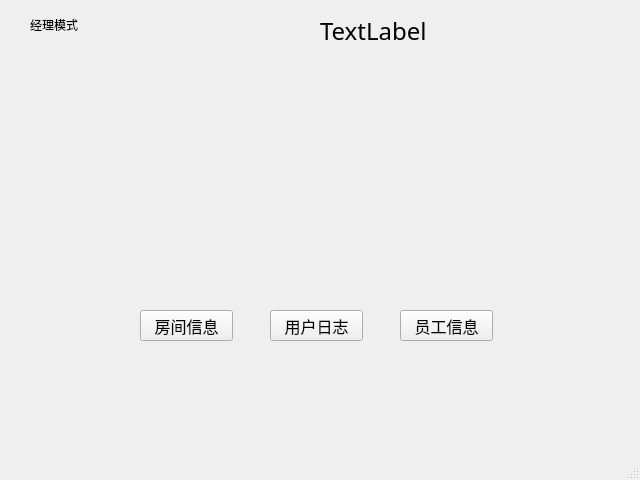
<?xml version="1.0" encoding="UTF-8"?>
<ui version="4.0">
 <class>MainWindow</class>
 <widget class="QMainWindow" name="MainWindow">
  <property name="geometry">
   <rect>
    <x>0</x>
    <y>0</y>
    <width>640</width>
    <height>480</height>
   </rect>
  </property>
  <property name="windowTitle">
   <string>MainWindow</string>
  </property>
  <widget class="QWidget" name="centralWidget">
   <widget class="QPushButton" name="userinfoButton">
    <property name="geometry">
     <rect>
      <x>140</x>
      <y>310</y>
      <width>93</width>
      <height>31</height>
     </rect>
    </property>
    <property name="font">
     <font>
      <family>方正姚体</family>
      <pointsize>12</pointsize>
     </font>
    </property>
    <property name="text">
     <string>房间信息</string>
    </property>
   </widget>
   <widget class="QPushButton" name="userlogButton">
    <property name="geometry">
     <rect>
      <x>270</x>
      <y>310</y>
      <width>93</width>
      <height>31</height>
     </rect>
    </property>
    <property name="font">
     <font>
      <family>方正姚体</family>
      <pointsize>12</pointsize>
     </font>
    </property>
    <property name="text">
     <string>用户日志</string>
    </property>
   </widget>
   <widget class="QPushButton" name="employeeButton">
    <property name="geometry">
     <rect>
      <x>400</x>
      <y>310</y>
      <width>93</width>
      <height>31</height>
     </rect>
    </property>
    <property name="font">
     <font>
      <family>方正姚体</family>
      <pointsize>12</pointsize>
     </font>
    </property>
    <property name="text">
     <string>员工信息</string>
    </property>
   </widget>
   <widget class="QLabel" name="currentTimeLabel">
    <property name="geometry">
     <rect>
      <x>320</x>
      <y>10</y>
      <width>251</width>
      <height>41</height>
     </rect>
    </property>
    <property name="font">
     <font>
      <family>Agency FB</family>
      <pointsize>18</pointsize>
     </font>
    </property>
    <property name="text">
     <string>TextLabel</string>
    </property>
   </widget>
   <widget class="QLabel" name="label">
    <property name="geometry">
     <rect>
      <x>30</x>
      <y>10</y>
      <width>90</width>
      <height>30</height>
     </rect>
    </property>
    <property name="text">
     <string>经理模式</string>
    </property>
   </widget>
  </widget>
  <widget class="QStatusBar" name="statusBar"/>
 </widget>
 <layoutdefault spacing="6" margin="11"/>
 <resources/>
 <connections/>
</ui>
